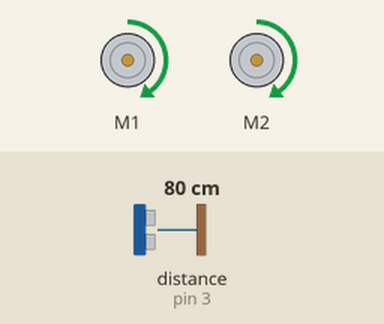
This sketch was run on a simulated Arduino Uno, built with avr-gcc and run on an emulated ATmega328P. Parts: 2 × DC motor (green arrow = forward, orange = backward, longer = faster). Inputs (shaded band) come from the test bench; at power-on: distance to the obstacle (sensor on pin 3) 80 cm.

Above: at 1.2 s.
1.3 s: distance to the obstacle (sensor on pin 3) set to 17 cm
2.8 s: distance to the obstacle (sensor on pin 3) set to 13 cm
At 3.2 s:
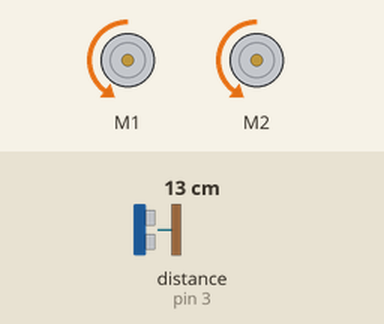
5.8 s: distance to the obstacle (sensor on pin 3) set to 18 cm
At 6.3 s:
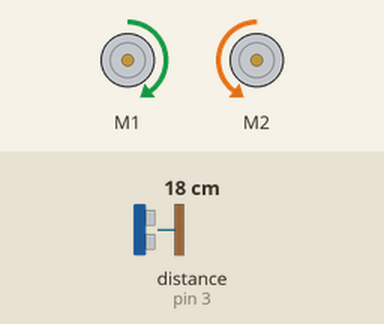
8.0 s: distance to the obstacle (sensor on pin 3) set to 2 cm
At 8.4 s:
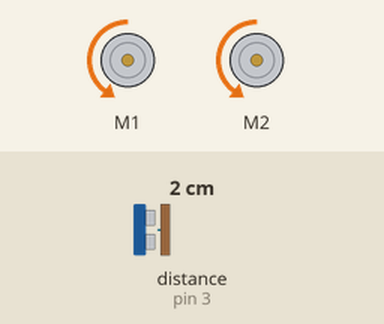
Timing chart, 0 to 12.0 s (numbered marks = the images above; inputs shaded):
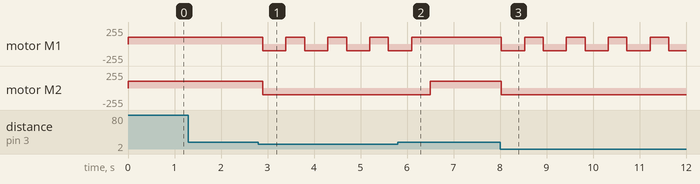

The sketch:

pelda7.ino
```cpp
#include <MeMCore.h>

MeUltrasonicSensor ultrasonic(PORT_3);
MeLineFollower colorSensor(PORT_2);
MeDCMotor motorLeft(M1);
MeDCMotor motorRight(M2);

int speedFast = 150;
int speedSlow = 50;
int speedStop = 0;
int speedDefault = 100;

int colorGreen = 1;
int colorYellow = 2;
int colorRed = 3;

int obstacleThreshold = 15;

void setup() {
  Serial.begin(9600);
}

void loop() {
  int distance = ultrasonic.distanceCm();
  int color = colorSensor.readSensors();

  if (distance < obstacleThreshold) {
    motorLeft.run(-100);
    motorRight.run(-100);
    delay(500);

    motorLeft.run(100);
    motorRight.run(-100);
    delay(300);
  } else {
    if (color == colorGreen) {
      motorLeft.run(speedFast);
      motorRight.run(speedFast);
    } else if (color == colorYellow) {
      motorLeft.run(speedSlow);
      motorRight.run(speedSlow);
    } else if (color == colorRed) {
      motorLeft.run(speedStop);
      motorRight.run(speedStop);
      delay(1000);
    } else {
      motorLeft.run(speedDefault);
      motorRight.run(speedDefault);
    }
  }

  delay(100);
}
```

Measured:
- the behaviour switches between 15 and 14 cm on distance to the obstacle (sensor on pin 3) (found by bisection; images 0 and 1)
- after the input at 1.3 s, every drawn part: stays the same
- after the input at 2.8 s, motor M1: alternates forward 100/255 for 0.40 s and backward 100/255 for 0.50 s, starting after 0.10 s; motor M2: forward 100/255 → backward 100/255 after 0.10 s
- after the input at 5.8 s, motor M1: goes on until 6.1 s, then stays forward 100/255; motor M2: backward 100/255 → forward 100/255 after 0.70 s
- after the input at 8.0 s, motor M1: alternates forward 100/255 for 0.40 s and backward 100/255 for 0.50 s, starting at once; motor M2: forward 100/255 → backward 100/255 at once
